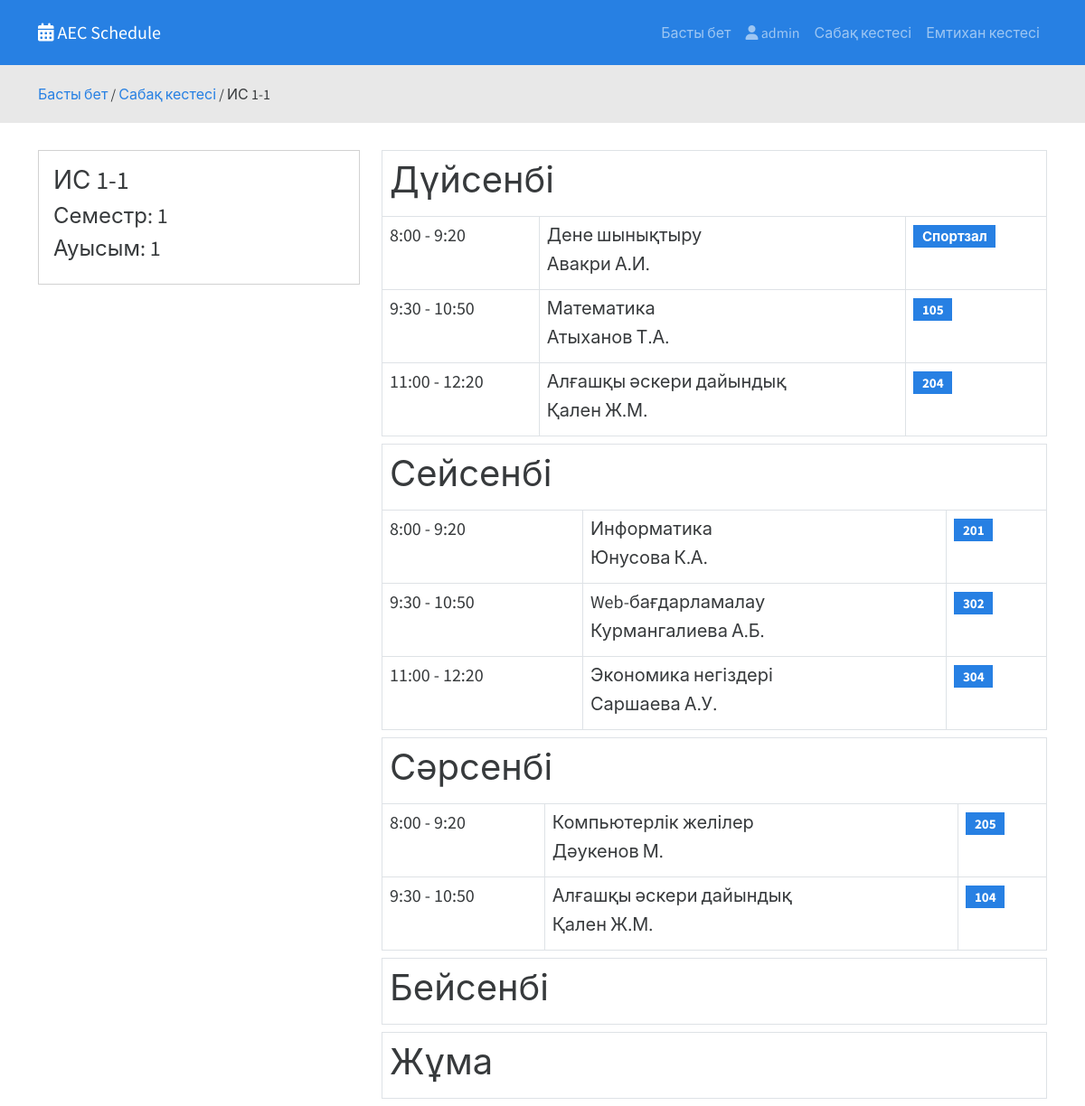
Screenshot of /schedule/lessons/group/1/ (signed in) with the database file from the repository.
### core/models.py (models this page shows, shortened)
class GroupStudy(models.Model):
    groupName = models.CharField("Топ атауы", max_length=255)
    position = models.ForeignKey(Position, on_delete=models.CASCADE, verbose_name="Ауысым")
    term = models.ForeignKey(Term, on_delete=models.CASCADE, verbose_name="Семестр")
    course = models.ForeignKey(Course, on_delete=models.CASCADE, verbose_name="Курс")
    class Meta:
        verbose_name = "Топ"
        verbose_name_plural = "Топтар"

class Term(models.Model):
    termName = models.CharField("Семестр", max_length=255)
    slug = models.SlugField(unique=True, editable=False, blank=True)
    class Meta:
        verbose_name = "Семестр"
        verbose_name_plural = "Семестрлер"

class Position(models.Model):
    positionName = models.CharField("Ауысым", max_length=255)
    slug = models.SlugField(unique=True, editable=False, blank=True)
    class Meta:
        verbose_name = "Ауысым"
        verbose_name_plural = "Ауысымдар"

class Schedule(models.Model):
    group = models.ForeignKey(GroupStudy, on_delete=models.CASCADE, verbose_name="Топ")
    day = models.ForeignKey(Day, on_delete=models.CASCADE, verbose_name="Күн")
    lessonTime = models.CharField("Сабақ уақыты", max_length=255)
    cabinet = models.ForeignKey(Cabinet, on_delete=models.CASCADE, verbose_name="Кабинет")
    subject = models.ForeignKey(Subject, on_delete=models.CASCADE, verbose_name="Пән")
    teacher = models.ForeignKey(Teacher, on_delete=models.CASCADE, verbose_name="Мұғалім")
    class Meta:
        verbose_name = "Сабақ кестесі"
        verbose_name_plural = "Сабақ кестесі"

class Subject(models.Model):
    subjectName = models.CharField("Пән аты", max_length=255)
    def __str__(self):
        return f"{self.subjectName}"
    class Meta:
        verbose_name = "Пән"
        verbose_name_plural = "Пәндер"

class Teacher(models.Model):
    teacherName = models.CharField("Мұғалім (Тегі А.)", max_length=255)
    def __str__(self):
        return f"{self.teacherName}"
    class Meta:
        verbose_name = "Мұғалім"
        verbose_name_plural = "Мұғалімдер"

class Cabinet(models.Model):
    cabinetName = models.CharField("Кабинет", max_length=255)
    def __str__(self):
        return f"{self.cabinetName}"
    class Meta:
        verbose_name = "Кабинет"
        verbose_name_plural = "Кабинеттер"

### core/views.py (the view)
# urls.py: path('schedule/lessons/group/<int:pk>/', views.scheduleDetail, name='scheduleDetail'),
def scheduleDetail(request, pk):
    group = get_object_or_404(GroupStudy, pk=pk)
    schedules = Schedule.objects.all()
    schedules = schedules.filter(group=group)
    return render(request, "schedule-detail.html", {
        'schedules': schedules,
        'group': group,
    })

### core/templates/schedule-detail.html (shortened to what this page needs)
{% extends 'base.html' %}
{% block content %}
{% if user.is_authenticated %}
    <div class="schedule">
        <div class="navigator">
            <div class="container">
                <span><a href="{% url 'homePage' %}">Басты бет</a> / <a href="{% url 'scheduleGroups' %}">Сабақ кестесі</a> / {{group.groupName}}</span>
            </div>
        </div>
        <div class="container">
            <div class="row">
                <div class="col-md-4">
                    <div class="card">
                        <div class="card-body">
                            <h3>{{group.groupName}}</h3>
                            <h4>Семестр: {{group.term.termName}}</h4>
                            <h4>Ауысым: {{group.position.positionName}}</h4>
                        </div>
                    </div>
                </div>
                <div class="col-md-8">
                    <table class="table table-bordered mb-2">
                        <tr><th colspan="3"><h1>Дүйсенбі</h1></th></tr>
                        {% for schedule in schedules %}
                        {% if schedule.day.dayName == "Дүйсенбі" %}
                        <tr>
                            <td><h5>{{ schedule.lessonTime }}</h5></td>
                            <td>
                                <h5>{{schedule.subject}}</h5>
                                <h5>{{schedule.teacher}}</h5>
                            </td>
                            <td><h5><span class="badge text-bg-primary">{{schedule.cabinet}}</span></h5></td>
                        </tr>
                        {% endif %}
                        {% endfor %}
                    </table>
                    <table class="table table-bordered mb-2">
                        <tr><th colspan="3"><h1>Сейсенбі</h1></th></tr>
                        {% for schedule in schedules %}
                        {% if schedule.day.dayName == "Сейсенбі" %}
                        <tr>
                            <td><h5>{{ schedule.lessonTime }}</h5></td>
                            <td>
                                <h5>{{schedule.subject}}</h5>
                                <h5>{{schedule.teacher}}</h5>
                            </td>
                            <td><h5><span class="badge text-bg-primary">{{schedule.cabinet}}</span></h5></td>
                        </tr>
                        {% endif %}
                        {% endfor %}
                    </table>
                    <table class="table table-bordered mb-2">
                        <tr><th colspan="3"><h1>Сәрсенбі</h1></th></tr>
                        {% for schedule in schedules %}
                        {% if schedule.day.dayName == "Сәрсенбі" %}
                        <tr>
                            <td><h5>{{ schedule.lessonTime }}</h5></td>
                            <td>
                                <h5>{{schedule.subject}}</h5>
                                <h5>{{schedule.teacher}}</h5>
                            </td>
                            <td><h5><span class="badge text-bg-primary">{{schedule.cabinet}}</span></h5></td>
                        </tr>
                        {% endif %}
                        {% endfor %}
                    </table>
                    <table class="table table-bordered mb-2">
                        <tr><th colspan="3"><h1>Бейсенбі</h1></th></tr>
                    </table>
                    <table class="table table-bordered mb-2">
                        <tr><th colspan="3"><h1>Жұма</h1></th></tr>
                    </table>
                </div>
            </div>
        </div>
    </div>
{% endif %}
{% endblock %}

### core/templates/base.html (shortened to what this page needs)
{% load static %}
<!DOCTYPE html>
<html lang="en">
<head>
    <link rel="stylesheet" href="{%  static './css/style.css' %}">
    <link rel="stylesheet" href="{% static './css/bootstrap.min.css' %}">
    <link rel="stylesheet" href="https://cdnjs.cloudflare.com/ajax/libs/font-awesome/6.4.0/css/all.min.css" />
</head>
<body>
    <header class="navbar pt-3 pb-3 navbar-expand-lg bg-primary navbar-dark">
        <div class="container">
          <a class="navbar-brand" href="#"><i class="fa-solid fa-calendar-days"></i> AEC Schedule</a>
          <div class="collapse navbar-collapse" id="navbarSupportedContent">
            <ul class="navbar-nav ms-auto mb-2 mb-lg-0">
                <li class="nav-item">
                    <a class="nav-link" href="{% url 'homePage' %}">Басты бет</a>
                </li>
                {% if user.is_authenticated %}
                <li class="nav-item dropdown">
                    <a class="nav-link" href="#" role="button" data-bs-toggle="dropdown" aria-expanded="false">
                        <i class="fa-solid fa-user"></i> {{ user.username }}
                    </a>
                </li>
                <li class="nav-item">
                    <a class="nav-link" href="{% url 'scheduleGroups' %}">Сабақ кестесі</a>
                </li>
                <li class="nav-item">
                    <a class="nav-link" href="{% url 'examGroups' %}">Емтихан кестесі</a>
                </li>
                {% endif %}
            </ul>
          </div>
        </div>
    </header>
    {% block content %}
    {% endblock %}
</body>
</html>

### core/static/css/style.css (style rules this page uses)
.navigator { padding: 20px 0; background-color: #e8e8e8; margin-bottom: 30px; }
.navigator a { text-decoration: none; }

### rows the page displays
GroupStudy: groupName "ИС 1-1", term.termName "1", position.positionName "1"
Schedule: lessonTime "8:00 - 9:20", subject "Дене шынықтыру", teacher "Авакри А.И.", cabinet "Спортзал"
Schedule: lessonTime "9:30 - 10:50", subject "Математика", teacher "Атыханов Т.А.", cabinet "105"
Schedule: lessonTime "11:00 - 12:20", subject "Алғашқы әскери дайындық", teacher "Қален Ж.М.", cabinet "204"
Schedule: lessonTime "8:00 - 9:20", subject "Информатика", teacher "Юнусова К.А.", cabinet "201"
Schedule: lessonTime "9:30 - 10:50", subject "Web-бағдарламалау", teacher "Курмангалиева А.Б.", cabinet "302"
Schedule: lessonTime "11:00 - 12:20", subject "Экономика негіздері", teacher "Саршаева А.У.", cabinet "304"
Schedule: lessonTime "8:00 - 9:20", subject "Компьютерлік желілер", teacher "Дәукенов М.", cabinet "205"
Schedule: lessonTime "9:30 - 10:50", subject "Алғашқы әскери дайындық", teacher "Қален Ж.М.", cabinet "104"

### other values shown
{{ user.username }} "admin"
